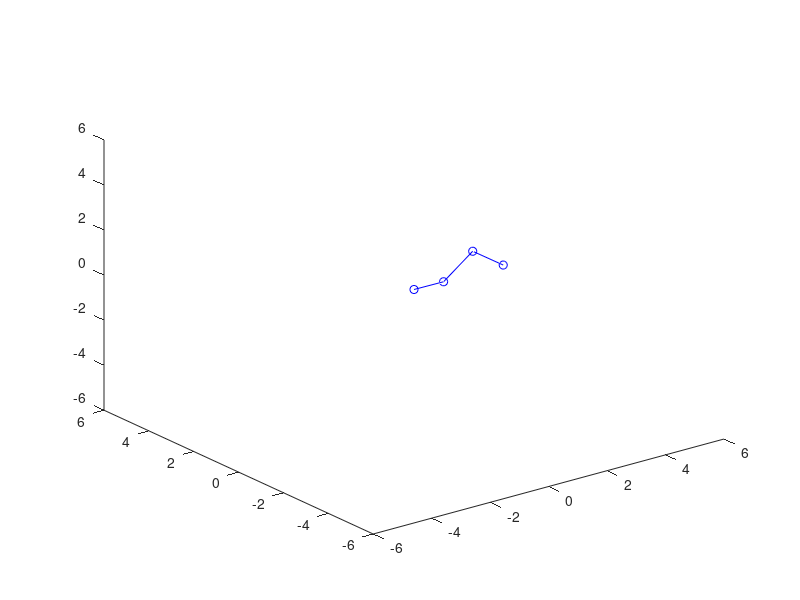

This figure's MATLAB source:
%% nowy skrypt nowy rozdział 
% dodajemy 3 człon ktory obraca sie wokół osi Z w zwiazku z czym on w =[0 0 1]


%% nowy rozdział nowa pętelka 
for theta = 0:0.1:10*pi
    
    Ukorp1 = [ 0 0 0];
    wkorp1 = [0 0 0];
    pkorp1 = [0 6 0 ];
    
uz = [0 0 0]' % położenie punktu początkowego członu obracanego w osi Z
wz = [0 0 1]' % predkosc obrotova
pz0 = [1 0 0 1]' % punkt koncowy
u = [1 0 0]'  % położenie punktu początkowego pierwszego członu (const) 
w = [0 1 0 ]'  % prędkość kątowa wokół osi [X Y Z] 1rad/s -  tu trzeba wrzucic kat od rotacji członu 1 (rotacja Z)
p0 = [2 0 1 1]' %Połozenie początkowe końca pierwszego członu
s =[w; -cross(w,u)];
hat = @(s)[ 0 -s(3) s(2) s(4);...
            s(3) 0  -s(1) s(5);...
            -s(2) s(1) 0 s(6); ...
            0 0 0 0;];
u1 = [2 0 1]' % położenie punktu początkowego drugiego członu
w1 = [0 1  0]' %(prawdfopodobie prędkość kątowa wokół Z 1rad/s)
p01 = [3 0 0 1]' %Połozenie początkowe końca drugiego członu
sz =[wz; -cross(wz,uz)];
s1 =[w1; -cross(w1,u1)];
% skorp1 = [wkorp;-cross(wkorp)]
    omegatez = hat(sz)*theta;
    omegate = hat(s)*theta;
    omegate1 = hat(s1)*theta;
    
    pz = expm(omegatez)*pz0;
    p = expm(omegatez)*expm(omegate)*p0;
    p1=expm(omegatez)*expm(omegate)*expm(omegate1)*p01; 
    plot3( [0, pz(1), p(1),p1(1)],...
         [0, pz(2), p(2),p1(2)],...
         [0, pz(3), p(3),p1(3)],'bo-');
    view(3)
    axis([-6 6 -6 6 -6 6])
   
    pause(0.1)
end
